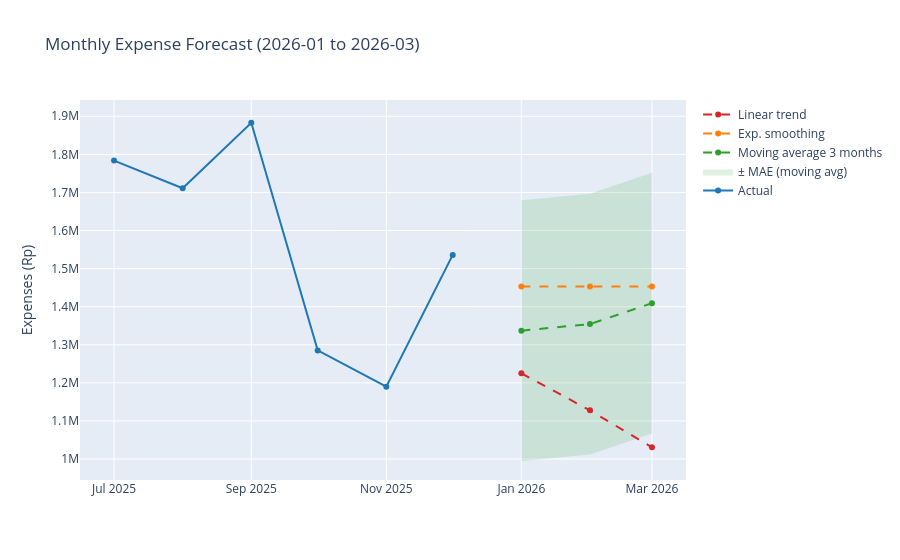

The notebook cell saved with this chart:
### Code cell
# MAE from backtesting (moving average), same method as the MAE cell above
errors_ma = [abs(y[t] - f_ma3(y[:t])) for t in range(3, len(y))]
mae = np.mean(errors_ma)

# next months, continuing from the last month in the data
next_months = pd.period_range(pd.Period(exp_month.index[-1], freq='M') + 1,
                              periods=n_ahead, freq='M').astype(str)

# recursive moving average
hist = list(y)
ma_pred = []
for _ in range(n_ahead):
    p = np.mean(hist[-3:])
    ma_pred.append(p)
    hist.append(p)

# exp. smoothing (flat forecast)
ses_pred = [f_ses(y)] * n_ahead

fig = go.Figure()

# actual data
fig.add_scatter(x=exp_month.index, y=y, mode='lines+markers', name='Actual',
                line=dict(color='#1f77b4'))

# uncertainty band for moving average (± MAE)
fig.add_scatter(x=next_months, y=np.array(ma_pred) + mae, mode='lines',
                line=dict(width=0), showlegend=False, hoverinfo='skip')
fig.add_scatter(x=next_months, y=np.array(ma_pred) - mae, mode='lines',
                line=dict(width=0), fill='tonexty',
                fillcolor='rgba(44,160,44,0.15)', name='± MAE (moving avg)',
                hoverinfo='skip')

# three forecasts
fig.add_scatter(x=next_months, y=ma_pred, mode='lines+markers',
                name='Moving average 3 months', line=dict(color='#2ca02c', dash='dash'))
fig.add_scatter(x=next_months, y=ses_pred, mode='lines+markers',
                name='Exp. smoothing', line=dict(color='#ff7f0e', dash='dash'))
fig.add_scatter(x=next_months, y=linear_pred, mode='lines+markers',
                name='Linear trend', line=dict(color='#d62728', dash='dash'))

fig.update_layout(title=f'Monthly Expense Forecast ({next_months[0]} to {next_months[-1]})',
                  yaxis_title='Expenses (Rp)', hovermode='x unified')
fig.show()

### Figure 1 — Plotly figure (JSON) as saved in the notebook; plotly's stock layout.template omitted (floating-point values rounded to 4 significant figures)
{"data": [{"line": {"color": "#1f77b4"}, "mode": "lines+markers", "name": "Actual", "type": "scatter", "x": ["2025-07", "2025-08", "2025-09", "2025-10", "2025-11", "2025-12"], "y": [1784000.0, 1711000.0, 1883000.0, 1285000.0, 1190000.0, 1536000.0]}, {"hoverinfo": "skip", "line": {"width": 0}, "mode": "lines", "showlegend": false, "type": "scatter", "x": ["2026-01", "2026-02", "2026-03"], "y": [1679000.0, 1697000.0, 1751000.0]}, {"fill": "tonexty", "fillcolor": "rgba(44,160,44,0.15)", "hoverinfo": "skip", "line": {"width": 0}, "mode": "lines", "name": "± MAE (moving avg)", "type": "scatter", "x": ["2026-01", "2026-02", "2026-03"], "y": [994700.0, 1012000.0, 1067000.0]}, {"line": {"color": "#2ca02c", "dash": "dash"}, "mode": "lines+markers", "name": "Moving average 3 months", "type": "scatter", "x": ["2026-01", "2026-02", "2026-03"], "y": [1337055, 1354000.0, 1409000.0]}, {"line": {"color": "#ff7f0e", "dash": "dash"}, "mode": "lines+markers", "name": "Exp. smoothing", "type": "scatter", "x": ["2026-01", "2026-02", "2026-03"], "y": [1453000.0, 1453000.0, 1453000.0]}, {"line": {"color": "#d62728", "dash": "dash"}, "mode": "lines+markers", "name": "Linear trend", "type": "scatter", "x": ["2026-01", "2026-02", "2026-03"], "y": [1225000.0, 1128000.0, 1031000.0]}], "layout": {"hovermode": "x unified", "title": {"text": "Monthly Expense Forecast (2026-01 to 2026-03)"}, "yaxis": {"title": {"text": "Expenses (Rp)"}}}}
